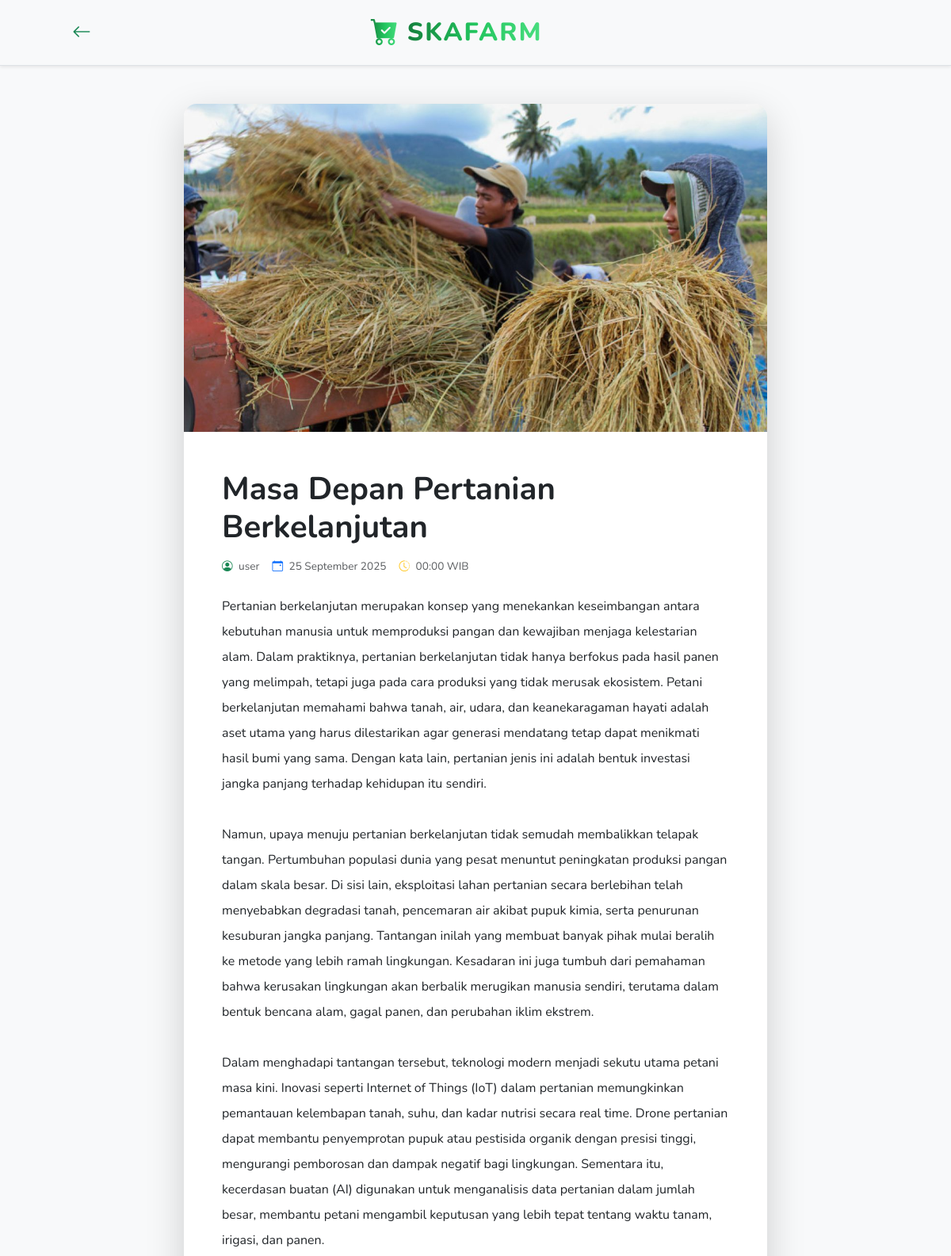
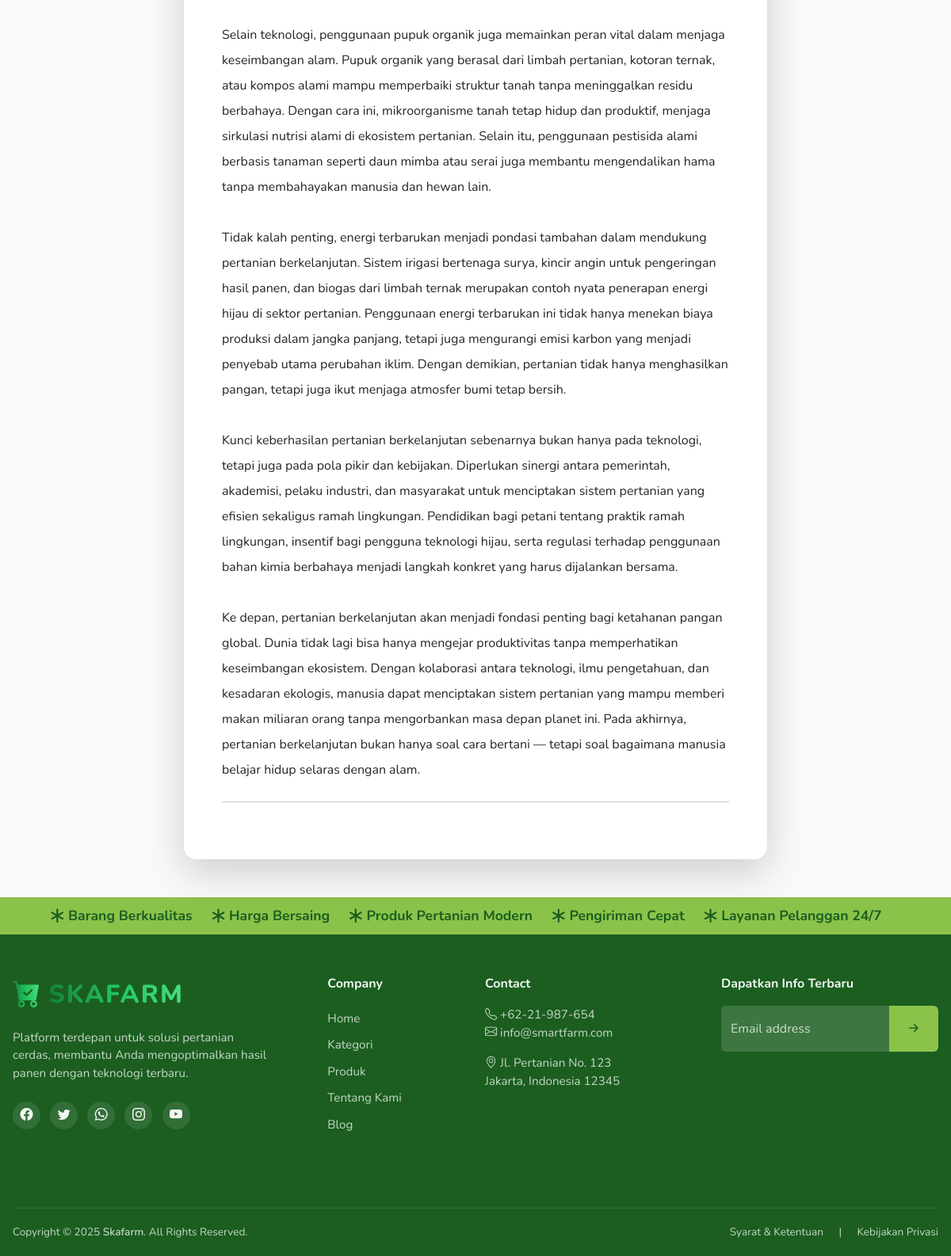
The page /index.php?controller=blog&action=show&id=7 on the database its author committed (2 pictures, top to bottom).
### tables this page shows
CREATE TABLE `master_blog` (
  `id_blog` int NOT NULL,
  `kode_user` int NOT NULL,
  `judul` varchar(255) NOT NULL,
  `artikel` text NOT NULL,
  `img` text NOT NULL,
  `created_at` date NOT NULL
);

CREATE TABLE `master_user` (
  `kode_user` int NOT NULL,
  `role` enum('admin','pengunjung') NOT NULL DEFAULT 'pengunjung',
  `username` varchar(255) NOT NULL,
  `email` varchar(255) NOT NULL,
  `password` varchar(255) NOT NULL
);

### controllers/BlogController.php (called while the page is built, shortened)
<?php
require_once(__DIR__ . '/../models/Blog.php');
class BlogController
{
    private $model;
    public function __construct($conn)
    {
        $this->model = new Blog($conn);
    }
    public function show()
    {
        $blog = $this->model->getById($_GET['id']);
        $blog = $blog->fetch(PDO::FETCH_ASSOC);
        include 'views/landingPage/detailBlog.php';
    }
}

### models/Blog.php (called while the page is built, shortened)
<?php
class Blog
{
    private $conn;
    public function __construct($db)
    {
        $this->conn = $db;
    }
    public function getById($id)
    {
        $query = "SELECT master_blog.*, master_user.username
              FROM master_blog
              JOIN master_user ON master_blog.kode_user = master_user.kode_user
              WHERE id_blog = :id";
        $stmt = $this->conn->prepare($query);
        $stmt->execute(['id' => $id]);
        return $stmt;
    }
}

### views/landingPage/detailBlog.php (the view, shortened to what this page needs)
<?php require_once(__DIR__ . "/../components/landingPage/head.php"); ?>
<nav class="cart-navbar shadow-sm bg-body-tertiary border-bottom sticky-top z-3 py-3">
    <div class="container d-flex justify-content-between align-items-center px-3 px-lg-5 position-relative">
        <a class="btn position-relative z-1" href="index.php?controller=beranda&action=index" aria-label="Back">
            <i class="bi bi-arrow-left fs-4 text-success"></i>
        </a>
        <div class="position-absolute start-50 translate-middle-x text-center">
          <a class="navbar-brand me-4 me-lg-5 d-flex align-items-center text-decoration-none"
                href="index.php?controller=beranda&action=index">
                <i class="bi bi-cart-check-fill"
                    style="
                        font-size: 2.2rem;
                        background: linear-gradient(90deg, #15803d, #22c55e, #4ade80);
                        -webkit-background-clip: text;
                        -webkit-text-fill-color: transparent;
                        margin-right: 10px;
                   "></i>
                <span class="logo-text-gradient">Skafarm</span>
            </a>
        </div>
    </div>
</nav>
<div class="container my-5">
    <div class="row justify-content-center">
        <div class="col-lg-10 col-xl-8">
            <article class="card border-0 shadow-lg rounded-4 overflow-hidden">
                <?php if (!empty($blog['img'])): ?>
                    <div class="ratio ratio-16x9">
                        <img src="uploads/<?= htmlspecialchars($blog['img']) ?>"
                             class="w-100 h-100 object-fit-cover"
                             alt="Gambar Artikel">
                    </div>
                <?php endif; ?>
                <div class="card-body p-4 p-md-5">
                    <h1 class="fw-bold mb-3"><?= htmlspecialchars($blog['judul']) ?></h1>
                    <div class="d-flex flex-wrap align-items-center text-muted small mb-4 gap-3">
                        <span>
                            <i class="bi bi-person-circle me-1 text-success"></i>
                            <?= htmlspecialchars($blog['username']) ?>
                        </span>
                        <span>
                            <i class="bi bi-calendar-event me-1 text-primary"></i>
                            <?= date("d F Y", strtotime($blog['created_at'])) ?>
                        </span>
                        <span>
                            <i class="bi bi-clock-history me-1 text-warning"></i>
                            <?= date("H:i", strtotime($blog['created_at'])) ?> WIB
                        </span>
                    </div>
                    <div class="fs-6 lh-lg mb-4 text-body">
                        <?= nl2br(htmlspecialchars($blog['artikel'])) ?>
                    </div>
                    <hr class="my-4">
                </div>
            </article>
        </div>
    </div>
</div>
<?php require_once(__DIR__ . "/../components/landingPage/footer.php"); ?>

### assets/css/styleLP.css (style rules this page uses)
body { font-family: "Nunito", sans-serif; background-color: #f7f7f7; }
.ratio > img { display: block; }
.logo-text-gradient { font-size: 2rem; background: linear-gradient(90deg, #15803d, #22c55e, #4ade80); -webkit-background-clip: text; -webkit-text-fill-color: transparent; letter-spacing: 2px; font-weight: 800; text-transform: uppercase; }
.card { border: 1px solid rgba(0, 0, 0, 0.05); border-radius: 0.75rem; box-shadow: 0 0.25rem 0.5rem rgba(0, 0, 0, 0.04); transition: transform 0.3s, box-shadow 0.3s; height: 100%; }

### assets/css/profile.css (style rules this page uses)
.cart-navbar a { color: black; text-decoration: none; transition: 0.2s; letter-spacing: 1px; }
.form-control-transaksi, .btn { font-size: clamp(0.9rem, 2.5vw, 1rem); }
.small { font-size: clamp(0.75rem, 1.8vw, 0.85rem); }

### rows shown on the page
master_blog: img (picture), judul "Masa Depan Pertanian Berkelanjutan", kode_user.username "user", created_at "25 September 2025", created_at "00:00", artikel "Pertanian berkelanjutan merupakan konsep yang menekankan keseimbangan antara kebutuhan manusia untuk memproduksi pangan dan kewajiban menjaga kelestarian alam. Dalam praktiknya, pertanian berkelanjutan tidak hanya berfokus pada hasil panen yang melimpah, tetapi juga pada cara produksi yang tidak merusak ekosistem. Petani berkelanjutan memahami bahwa tanah, air, udara, dan keanekaragaman hayati adalah aset utama yang harus dilestarikan agar generasi mendatang tetap dapat menikmati hasil bumi yang sama. Dengan kata lain, pertanian jenis ini adalah bentuk investasi jangka panjang terhadap kehidupan itu sendiri. Namun, upaya menuju pertanian berkelanjutan tidak semudah membalikkan telapak…"
